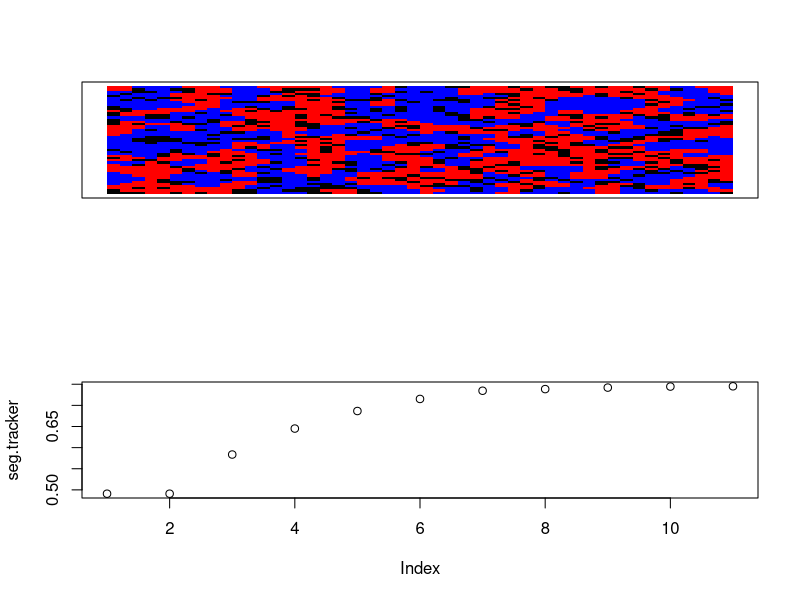

Source code (R):
# model parameters ####
rows <- 50 
cols <- 50
proportion.group.1 <- .5 # proportion of red agents
empty <- .2 # proportion of grid that will be empty space
min.similarity <- 3/8 # minimum proportion of neighbors that are the same type to not move

# create.grid ####
# generates a rows x column matrix and randomly places the initial population
# values in the matrix are either 0, 1, or 2
# if 0, the space is empty
# 1 and 2 represent the two different groups
create.grid <- function(rows, cols, proportion.group.1, empty){
  pop.size.group.1 <- (rows*cols)*(1-empty)*proportion.group.1
  pop.size.group.2 <- (rows*cols)*(1-empty)*(1-proportion.group.1)
  
  initial.population <- sample(c(
    rep(1, pop.size.group.1), 
    rep(2, pop.size.group.2), 
    rep(0, (rows*cols)-pop.size.group.1-pop.size.group.2)
  ))
  grid <- matrix(initial.population, nrow=rows, ncol=cols)
}

# visualize.grid ####
# outputs a visualization of the grid, with red squares representing group 1,
# blue squares group 2, and black squares empty locations.
visualize.grid <- function(grid){
  image(grid, col=c('black','red','blue'), xaxs=NULL, yaxs=NULL, xaxt='n', yaxt='n')
}

# empty.locations ####
# returns all the locations in the grid that are empty
# output is an N x 2 array, with N equal to the number of empty locations
# the 2 columns contain the row and column of the empty location.
empty.locations <- function(grid){
  return(which(grid==0, arr.ind=T))
}

# similarity.to.center ####
# takes a grid and the center.val of that grid and returns
# the proportion of cells that are the same as the center,
# ignoring empty cells. the center.val must be specified
# manually in case the grid has an even number of rows or 
# columns
similarity.to.center <- function(grid.subset, center.val){
  if(center.val == 0){ return(NA) }
  same <- sum(grid.subset==center.val) - 1
  not.same <- sum(grid.subset!=center.val) - sum(grid.subset==0)
  return(same/(same+not.same))
}

# segregation ####
# computes the proportion of neighbors who are from the same group
segregation <- function(grid){
  same.count <- 0
  diff.count <- 0
  for(row in 1:(nrow(grid)-1)){
    for(col in 1:(ncol(grid)-1)){
      if(grid[row,col] != 0 && grid[row+1,col+1] != 0){
        if(grid[row,col] != grid[row+1,col+1]){
          diff.count <- diff.count + 1
        } else {
          same.count <- same.count + 1
        }
      }
    }
  }
  return(same.count / (same.count + diff.count))
}

# unhappy.agents ####
# takes a grid and a minimum similarity threshold and computes
# a list of all of the agents that are unhappy with their 
# current location. the output is N x 2, with N equal to the
# number of unhappy agents and the columns representing the 
# location (row, col) of the unhappy agent in the grid
unhappy.agents <- function(grid, min.similarity){
  grid.copy <- grid
  for(row in 1:rows){
    for(col in 1:cols){
      similarity.score <- similarity.to.center(grid[max(0, row-1):min(rows,row+1), max(0,col-1):min(cols,col+1)], grid[row,col])
      if(is.na(similarity.score)){
        grid.copy[row,col] <- NA
      } else {
        grid.copy[row,col] <- similarity.score >= min.similarity
      }
    }
  }
  return(which(grid.copy==FALSE, arr.ind = T))
}

# one.round ####
# runs a single round of the simulation. the round starts by finding
# all of the unhappy agents and empty spaces. then unhappy agents are randomly
# assigned to a new empty location. a new grid is generated to reflect all of
# the moves that took place.
one.round <- function(grid, min.similarity){
  empty <- empty.locations(grid)
  unhappy <- unhappy.agents(grid, min.similarity)
  if(length(unhappy)==0){ 
    return(grid) 
  } else {
    new.grid <- grid
    empty <- empty[sample(1:nrow(empty)),]
    for(i in 1:nrow(unhappy)){
      if(i > nrow(empty)){ break; }
      new.grid[empty[i,1],empty[i,2]] <- grid[unhappy[i,1],unhappy[i,2]]
      new.grid[unhappy[i,1],unhappy[i,2]] <- 0
    }
    return(new.grid)
  }
}

# running the simulation ####
done <- FALSE # a variable to keep track of whether the simulation is complete
grid <- create.grid(rows, cols, proportion.group.1, empty)
seg.tracker <- c(segregation(grid)) # keeping a running tally of the segregation scores for each round
while(!done){
  new.grid <- one.round(grid, min.similarity) # run one round of the simulation, and store output in new.grid
  seg.tracker <- c(seg.tracker, segregation(grid)) # calculate segregation score and add to running list
  if(all(new.grid == grid)){ # check if the new.grid is identical to the last grid
    done <- TRUE # if it is, simulation is over -- no agents want to move
  } else {
    grid <- new.grid # otherwise, replace grid with new.grid, and loop again.
  }
}
layout(1:2) # change graphics device to have two plots
visualize.grid(grid) # show resulting grid
plot(seg.tracker) # plot segregation over time
